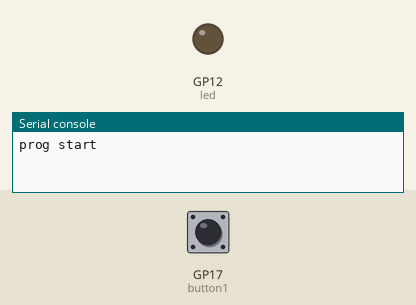
A program run on a simulated Raspberry Pi Pico running MicroPython. Parts: output pins drawn as LEDs (lit = HIGH), the last lines printed to the serial console. Dashed ring = blinking. The inputs (shaded band) are chosen by the test bench; at power-on: GP17 (button1) HIGH.

Above: at 1.2 s.
1.3 s: GP17 (button1) pulled LOW for 0.15 s
At 2.0 s:
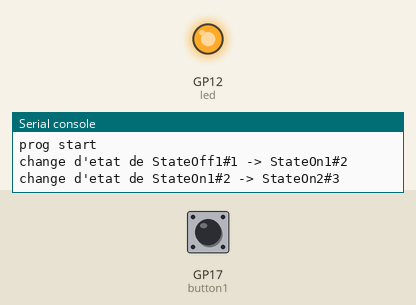
2.9 s: GP17 (button1) pulled LOW for 1 s
At 3.35 s:
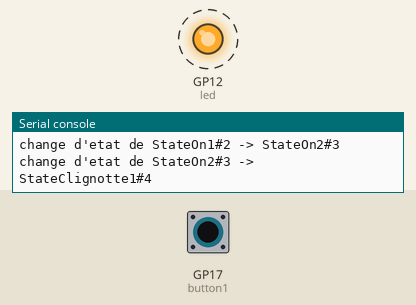
5.9 s: GP17 (button1) pulsed LOW 5 times (0.12 s each, 0.3 s apart)
8.9 s: GP17 (button1) pulled LOW for 3.2 s
At 9.37 s:
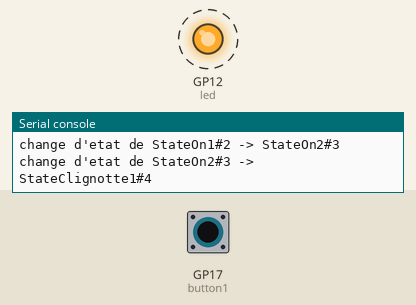
Timing chart, 0 to 14.6 s (numbered marks = the images above; inputs shaded):
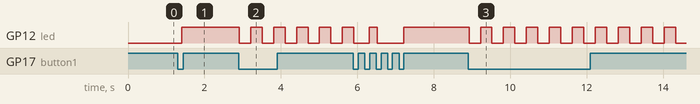

The program:

fsm3-1button1LED_telerupteur_avec_clignotte.py
```python
''' fsm3 : idem fsm2 juste on ajoute Clignotte, cf le drawio fsm3.
    exemple de machine à état avec 1 bouton et 1 led. 6 états : Off1/On1/On2/Clignotte1/Clignotte2/Off2. Transitions: Off1->bt1 up->On1->bt1 down->On2->bt1 up->Clignotte1->bt1 down->Clignotte2->bt1 up->Off2->bt1 down->Off1
    C'est une machine à état de système synchrone car le test des transitions est fait de manière synchrone toutes les X millisecondes.
    exemple créé à partir de lesson18 et des vidéos suivantes :
    https://www.youtube.com/watch?v=HJx3DeW7J4Q (FR)
    https://www.youtube.com/watch?v=Ar1CYfRxs38&list=PLEVjCycRK1D0YvSf9bTjISthjLdoXacy8&index=20 (FR codé en C)
    https://www.youtube.com/watch?v=p1gv4x01zNQ (FR codé en unity)
    https://www.youtube.com/watch?v=E45v2dD3IQU (EN codé en python)
'''

from machine import Pin
from time import sleep
button1 = Pin(17, Pin.IN, Pin.PULL_UP) # Pin.PULL_UP indique que l'on veut que cette pin soit relié à un courant de 3.3V et une résistance de 10 ohm. L'autre patte du bouton relié à GND.
led = Pin(12, Pin.OUT)
wait_seconds = 0.1 # délai entre 2 boucles de refresh des états et test des transitions
clignotte_seconds = 0.3
# vu qu'on fait clignoter plus lentement que les boucles de refresh, pour certaines boucles on ne fera rien et on calcule combien de boucle on changera la LED :
nb_clignotte_counter = clignotte_seconds / wait_seconds

class SState():
    val:int
    def __str__(self) -> str:
        return f"{self.__class__.__name__}#{self.val}"
class StateOff1(SState): val=1
class StateOn1(SState):  val=2
class StateOn2(SState):  val=3
class StateClignotte1(SState):  val=4
class StateClignotte2(SState):  val=5
class StateOff2(SState): val=6

# Cette classe n'est là que pour clarifier l'utilisation des états et se rapprocher d'un enum (qui n'existe pas en micropython)
class State():
    Off1        = StateOff1()
    On1         = StateOn1()
    On2         = StateOn2()
    Clignotte1  = StateClignotte1()
    Clignotte2  = StateClignotte2()
    Off2        = StateOff2()

def run_state(state:SState):
    '''fonction qui exécute l'état'''
    global current_led_value, clignotte_counter, nb_clignotte_counter
    if state == State.Off1 or state == State.Off2:
        led.value(False)
    elif state == State.On1 or state == State.On2:
        led.value(True)
    elif state == State.Clignotte1 or state == State.Clignotte2:
        clignotte_counter += 1
        if clignotte_counter >= nb_clignotte_counter:
            current_led_value = not current_led_value
            led.value(current_led_value)
            clignotte_counter = 0

def change_state(state:SState):
    '''fonction qui réalise le changement d'état.
        Cette fonction n'a pas beaucoup d'intérêt sauf pour réaliser des opérations quand on entre ou qu'on quitte un état
    '''
    global current_state
    if current_state != state:
        leave_state(current_state) # avant de changer, on quitte l'ancien état

        # change l'état
        print(f"change d'etat de {current_state} -> {state}")
        current_state = state

        enter_state(state) # après avoir changé, on entre dans le nouvel état

def enter_state(state:SState):
    '''point d'entrée où on peut exécuter des choses quand on entre dans l'état'''
    global current_led_value, clignotte_counter
    if state == State.Clignotte1:
        clignotte_counter = 0
        current_led_value = False
        led.value(current_led_value)

def leave_state(state:SState):
    '''point d'entrée où on peut exécuter des choses quand on sort de l'état'''
    if state == State.Clignotte2:
        led.value(False)

def transitions():
    '''fonction qui teste s'il y a des transitions déclenchées et si c'est le cas change d'état'''
    global current_state
    bt1_pressed = not button1.value() # car PULL_UP, défaut 1 et si enfoncé 0
    new_state = None
    if current_state == State.Off1:
        if bt1_pressed: new_state = State.On1
    elif current_state == State.On1:
        if not bt1_pressed: new_state = State.On2
    elif current_state == State.On2:
        if bt1_pressed: new_state = State.Clignotte1
    elif current_state == State.Clignotte1:
        if not bt1_pressed: new_state = State.Clignotte2
    elif current_state == State.Clignotte2:
        if bt1_pressed: new_state = State.Off2
    elif current_state == State.Off2:
        if not bt1_pressed: new_state = State.Off1

    if new_state != None:
        change_state(new_state)


############### MAIN #################

current_state:SState = State.Off1 # init
current_led_value = False
clignotte_counter = 0
print('prog start')
while True:
    try:
        run_state(current_state) # refresh l'état en cours
        transitions()            # vérifie s'il y a des transitions
        sleep(wait_seconds)
    except KeyboardInterrupt: # Ctrl-C
        break

print('prog end')
led.off()
```

Measured:
- after the input at 1.3 s, GP12 (led): LOW → HIGH after 0.10 s
- after the input at 2.9 s, GP12 (led): alternates HIGH for 0.30 s and LOW for 0.30 s, starting at once
- after the input at 8.9 s, GP12 (led): alternates HIGH for 0.30 s and LOW for 0.30 s, starting at once
